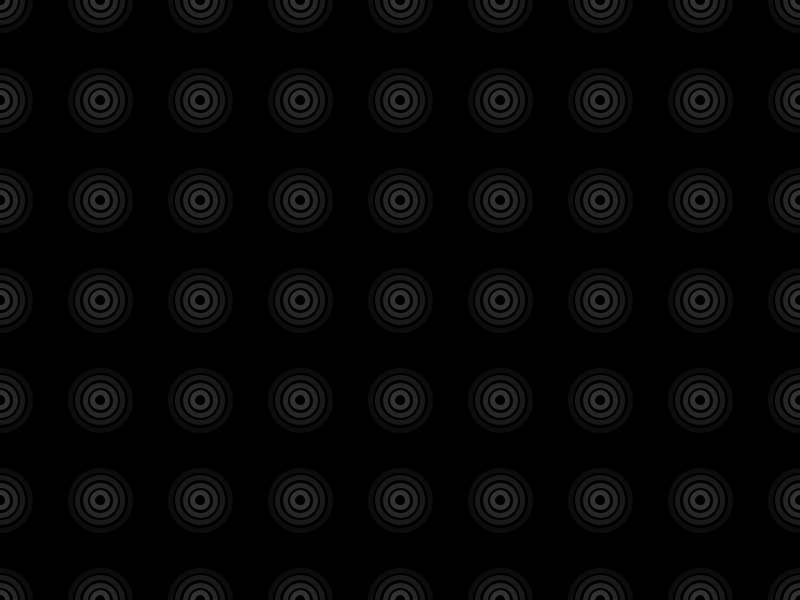
Frame 1 (no input)
Frame 2 (the mouse pressed at the canvas centre, redrawn once): identical to frame 1, image omitted

The Processing sketch that drew this single still picture (run headless with seeded random() and noise(); the mouse was pressed at the canvas centre and the sketch redrawn once):

// Processing sketch: processing_112129
// ── processing_112129.pde

int numCircles = 14;
int spacing = 15;

void setup() {
  size(800, 600);
  smooth();
  background(0);
  noLoop();
}

void draw() { 
  background(0);
for (int i = 0; i < 9;i++){
for (int j = 0; j < 7; j++){
bullseye(i*100, j*100, 5);
}
}

//for(int i=0; i<50;i++){
  //int bx = int(random(0,width));
  //int by = int(random(0,height));
  //int bnum = int(random(2,8));
  //bullseye(bx,by,bnum);
  
}
  //bullseye(width/2, height/2, int(map(mouseY,0,600,2,100)));
  //bullseye(width/2-200, height/2, 15);
  //bullseye(mouseX,mouseY, 5);
  //bullseye(width/2, height/2-200, 10);
  //bullseye(width/2, height/2+200, 20);
  
//}

void bullseye(int xPos, int yPos, int numCircles) {
  stroke(127);
  strokeWeight(5);
  noFill();
  // bullseye
  for (int i=0;i < numCircles;i++)
  {
    stroke(127,127,127,map(i,0,numCircles,127,0));
    ellipse(xPos, yPos, i*spacing, i*spacing);
   
  }
 // line(mouseX,mouseY,xPos,yPos);
}
